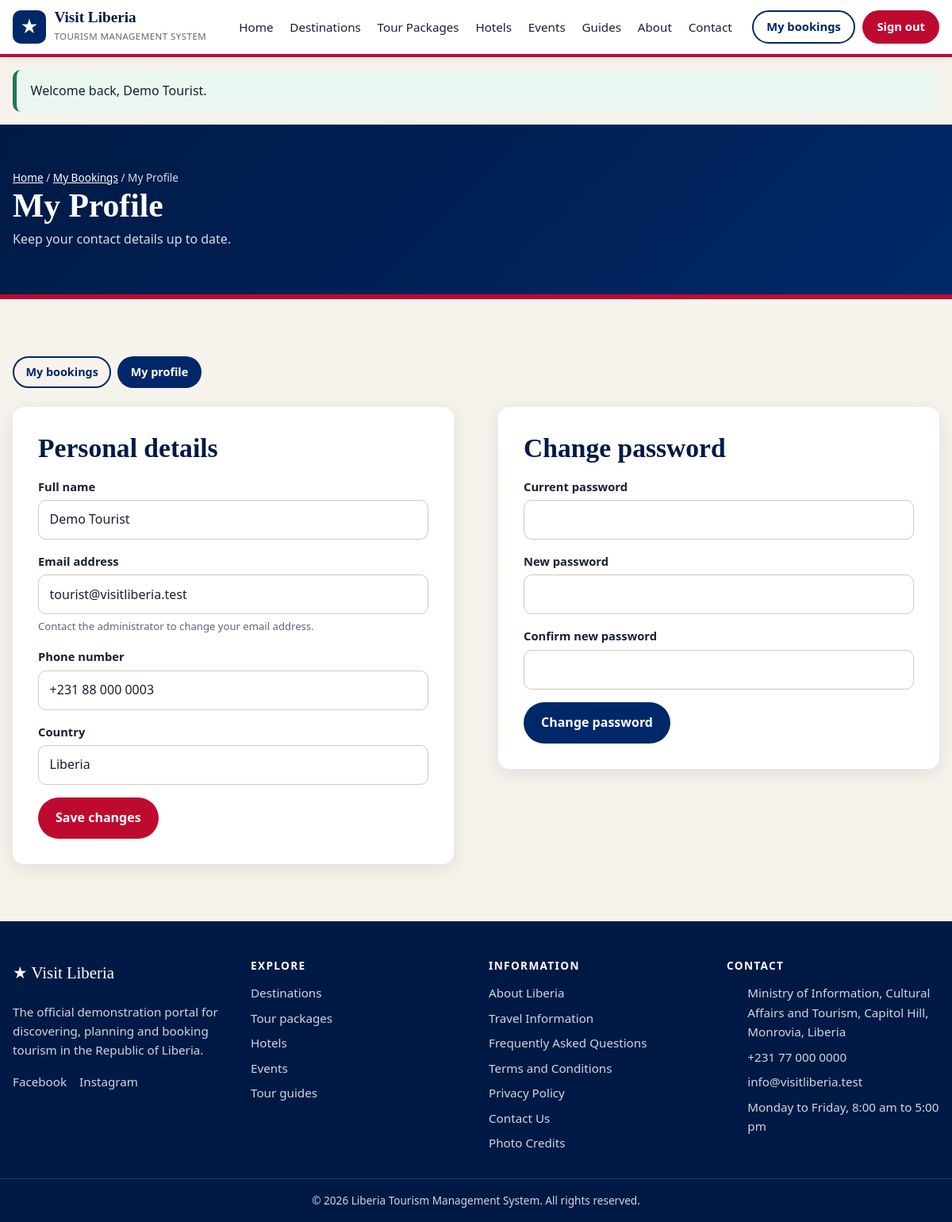
The page /tourist/profile.php (signed in) on the database its author committed.
### tables this page shows
CREATE TABLE menu_links (
    id         INT UNSIGNED AUTO_INCREMENT PRIMARY KEY,
    label      VARCHAR(60) NOT NULL,
    url        VARCHAR(255) NOT NULL,
    location   ENUM('header','explore','footer') NOT NULL DEFAULT 'header',
    sort_order SMALLINT NOT NULL DEFAULT 0,
    is_active  TINYINT(1) NOT NULL DEFAULT 1
);

CREATE TABLE users (
    id            INT UNSIGNED AUTO_INCREMENT PRIMARY KEY,
    full_name     VARCHAR(120) NOT NULL,
    email         VARCHAR(150) NOT NULL UNIQUE,
    phone         VARCHAR(30)  DEFAULT NULL,
    country       VARCHAR(80)  DEFAULT NULL,
    password_hash VARCHAR(255) NOT NULL,
    role          ENUM('admin','staff','tourist') NOT NULL DEFAULT 'tourist',
    status        ENUM('active','suspended') NOT NULL DEFAULT 'active',
    created_at    DATETIME NOT NULL DEFAULT CURRENT_TIMESTAMP
);

### config/db.php (called while the page is built, shortened)
<?php
function db(): PDO
{
    static $pdo = null;
    if ($pdo === null) {
        try {
            $pdo = new PDO(
                'mysql:host=' . DB_HOST . ';dbname=' . DB_NAME . ';charset=utf8mb4',
                DB_USER,
                DB_PASS,
                [
                    PDO::ATTR_ERRMODE            => PDO::ERRMODE_EXCEPTION,
                    PDO::ATTR_DEFAULT_FETCH_MODE => PDO::FETCH_ASSOC,
                    PDO::ATTR_EMULATE_PREPARES   => false,
                ]
            );
        } catch (PDOException $ex) {
            http_response_code(500);
            exit('<h1>Database connection failed</h1><p>Start MySQL in the XAMPP Control Panel, '
               . 'then import <code>database.sql</code> in phpMyAdmin. See README.md for the steps.</p>');
        }
    }
    return $pdo;
}

### tourist/profile.php (the view, shortened to what this page needs)
<?php
require_once __DIR__ . '/../includes/functions.php';
require_once __DIR__ . '/../includes/cards.php';
require_role('tourist');
$user = current_user();
include __DIR__ . '/../includes/header.php';
?>
<section class="section">
    <div class="container">
        <div class="dash-tabs">
            <a class="btn btn-ghost btn-sm" href="<?= url('tourist/index.php') ?>">My bookings</a>
            <a class="btn btn-navy btn-sm" href="<?= url('tourist/profile.php') ?>">My profile</a>
        </div>
        <div class="split" style="align-items:start">
            <form method="post" class="panel">
                <h2>Personal details</h2>
                <div class="field">
                    <label for="full_name">Full name</label>
                    <input type="text" id="full_name" name="full_name" value="<?= e($user['full_name']) ?>" required>
                </div>
                <div class="field">
                    <label for="email">Email address</label>
                    <input type="email" id="email" value="<?= e($user['email']) ?>" disabled>
                    <span class="hint">Contact the administrator to change your email address.</span>
                </div>
                <div class="field">
                    <label for="phone">Phone number</label>
                    <input type="tel" id="phone" name="phone" value="<?= e($user['phone']) ?>">
                </div>
                <div class="field">
                    <label for="country">Country</label>
                    <input type="text" id="country" name="country" value="<?= e($user['country']) ?>">
                </div>
                <button class="btn btn-primary" type="submit">Save changes</button>
            </form>
            <form method="post" class="panel">
                <h2>Change password</h2>
                <div class="field">
                    <label for="current_password">Current password</label>
                    <input type="password" id="current_password" name="current_password" required autocomplete="current-password">
                </div>
                <div class="field">
                    <label for="new_password">New password</label>
                    <input type="password" id="new_password" name="new_password" required minlength="8" autocomplete="new-password">
                </div>
                <div class="field">
                    <label for="confirm_password">Confirm new password</label>
                    <input type="password" id="confirm_password" name="confirm_password" required autocomplete="new-password">
                </div>
                <button class="btn btn-navy" type="submit">Change password</button>
            </form>
        </div>
    </div>
</section>
<?php include __DIR__ . '/../includes/footer.php'; ?>

### includes/header.php (shortened to what this page needs)
<?php
require_once __DIR__ . '/functions.php';
$user     = current_user();
$siteName = setting('site_name', 'Visit Liberia');
$navLinks = db_all("SELECT label, url FROM menu_links WHERE location = 'header' AND is_active = 1 ORDER BY sort_order, id");
$here     = $_SERVER['REQUEST_URI'] ?? '';
?>
<!DOCTYPE html>
<html lang="en">
<head>
    <link rel="stylesheet" href="<?= url('assets/css/style.css') ?>">
</head>
<body>
<header class="site-header">
    <div class="container header-inner">
        <a class="brand" href="<?= url('index.php') ?>">
            <?php if (setting('site_logo') && is_file(ROOT_PATH . '/' . setting('site_logo'))): ?>
                <img src="<?= e(url(setting('site_logo'))) ?>" alt="" class="brand-logo">
            <?php else: ?>
                <span class="brand-mark" aria-hidden="true">★</span>
            <?php endif; ?>
            <span class="brand-text">
                <strong><?= e($siteName) ?></strong>
                <small><?= e(setting('site_tagline')) ?></small>
            </span>
        </a>
        <nav id="site-nav" class="site-nav" aria-label="Main">
            <ul>
                <?php foreach ($navLinks as $link):
                    $href   = url($link['url']);
                    $active = $href === $here || ($link['url'] === 'index.php' && $here === BASE_URL); ?>
                    <li><a href="<?= e($href) ?>"<?= $active ? ' class="active" aria-current="page"' : '' ?>><?= e($link['label']) ?></a></li>
                <?php endforeach; ?>
            </ul>
            <div class="nav-actions">
                <?php if ($user): ?>
                    <a class="btn btn-ghost" href="<?= url(home_for($user)) ?>"><?= $user['role'] === 'tourist' ? 'My bookings' : 'Admin panel' ?></a>
                    <a class="btn btn-primary" href="<?= url('logout.php') ?>">Sign out</a>
                <?php else: ?>
                    <a class="btn btn-ghost" href="<?= url('login.php') ?>">Sign in</a>
                    <a class="btn btn-primary" href="<?= url('register.php') ?>">Register</a>
                <?php endif; ?>
            </div>
        </nav>
    </div>
</header>
<main id="main">
<?php foreach (flashes() as $f): ?>
    <div class="container"><div class="alert alert-<?= e($f['type']) ?>" role="status"><?= e($f['message']) ?></div></div>
<?php endforeach; ?>

### includes/footer.php (shortened to what this page needs)
<?php
$footerLinks = db_all("SELECT label, url FROM menu_links WHERE location = 'footer' AND is_active = 1 ORDER BY sort_order, id");
$exploreLinks = db_all("SELECT label, url FROM menu_links WHERE location = 'explore' AND is_active = 1 ORDER BY sort_order, id");
$socials     =['Facebook' => 'facebook_url', 'Instagram' => 'instagram_url', 'X' => 'x_url', 'YouTube' => 'youtube_url'];
?>
</main>
<footer class="site-footer">
    <div class="container footer-grid">
        <div>
            <p class="footer-brand"><span aria-hidden="true">★</span> <?= e(setting('site_name', 'Visit Liberia')) ?></p>
            <p><?= e(setting('footer_about')) ?></p>
            <p class="footer-social">
                <?php foreach ($socials as $name => $key): if (setting($key)): ?>
                    <a href="<?= e(setting($key)) ?>" target="_blank" rel="noopener"><?= $name ?></a>
                <?php endif; endforeach; ?>
            </p>
        </div>
        <div>
            <h2>Explore</h2>
            <ul>
                <?php foreach ($exploreLinks as $link): ?>
                    <li><a href="<?= e(url($link['url'])) ?>"><?= e($link['label']) ?></a></li>
                <?php endforeach; ?>
            </ul>
        </div>
        <div>
            <h2>Information</h2>
            <ul>
                <?php foreach ($footerLinks as $link): ?>
                    <li><a href="<?= e(url($link['url'])) ?>"><?= e($link['label']) ?></a></li>
                <?php endforeach; ?>
            </ul>
        </div>
        <div>
            <h2>Contact</h2>
            <ul class="footer-contact">
                <li><?= icon('pin') ?> <?= e(setting('contact_address')) ?></li>
                <li><?= icon('phone') ?> <a href="tel:<?= e(preg_replace('/[^0-9+]/', '', setting('contact_phone'))) ?>"><?= e(setting('contact_phone')) ?></a></li>
                <li><?= icon('mail') ?> <a href="mailto:<?= e(setting('contact_email')) ?>"><?= e(setting('contact_email')) ?></a></li>
                <li><?= icon('clock') ?> <?= e(setting('contact_hours')) ?></li>
            </ul>
        </div>
    </div>
    <div class="footer-bottom">
        <div class="container">&copy; <?= date('Y') ?> <?= e(setting('footer_copyright')) ?></div>
    </div>
</footer>
</body>
</html>

### rows shown on the page
menu_links: label "Home"
menu_links: label "Destinations"
menu_links: label "Tour Packages"
menu_links: label "Hotels"
menu_links: label "Events"
menu_links: label "Guides"
menu_links: label "About"
menu_links: label "Contact"
users: full_name "Demo Tourist", email "tourist@visitliberia.test", phone "+231 88 000 0003", country "Liberia"
menu_links: label "Tour packages"
menu_links: label "Tour guides"
menu_links: label "About Liberia"
menu_links: label "Travel Information"
menu_links: label "Frequently Asked Questions"
menu_links: label "Terms and Conditions"
menu_links: label "Privacy Policy"
menu_links: label "Contact Us"
menu_links: label "Photo Credits"

### other values the page prints
$siteName "Visit Liberia"
setting('site_tagline') "TOURISM MANAGEMENT SYSTEM"
$f['message'] "Welcome back, Demo Tourist."
$label "My Bookings"
$title "My Profile"
$text "Keep your contact details up to date."
setting('site_name', 'Visit Liberia') "Visit Liberia"
setting('footer_about') "The official demonstration portal for discovering, planning and booking tourism in the Republic of Liberia."
$name "Facebook"
$name "Instagram"
setting('contact_address') "Ministry of Information, Cultural Affairs and Tourism, Capitol Hill, Monrovia, Liberia"
setting('contact_phone') "+231 77 000 0000"
setting('contact_email') "info@visitliberia.test"
setting('contact_hours') "Monday to Friday, 8:00 am to 5:00 pm"
setting('footer_copyright') "Liberia Tourism Management System. All rights reserved."
